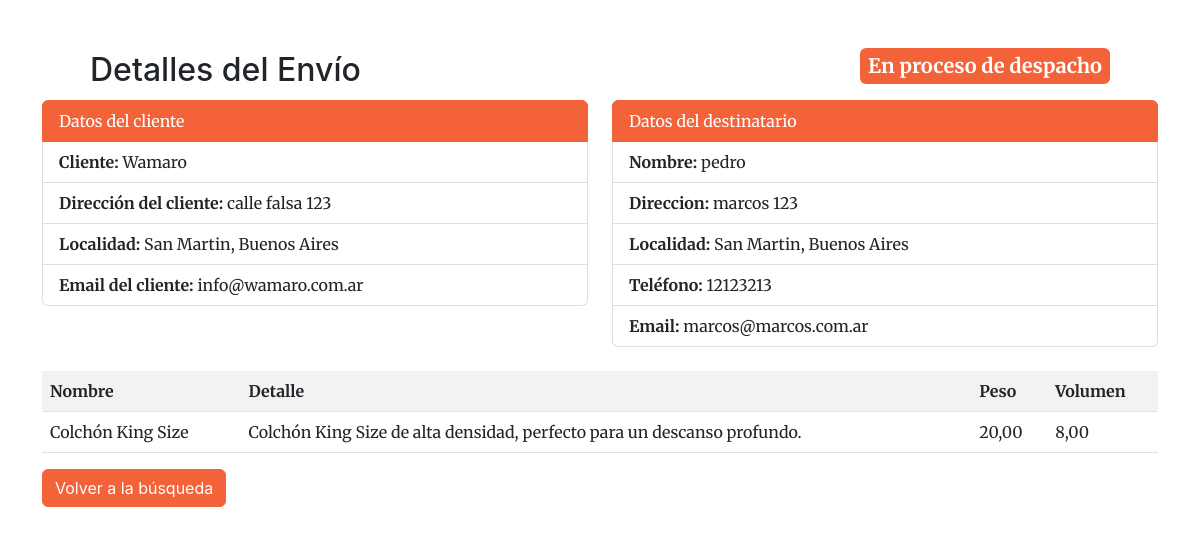
The app's page /envios/detalle_envio/3/, older data.
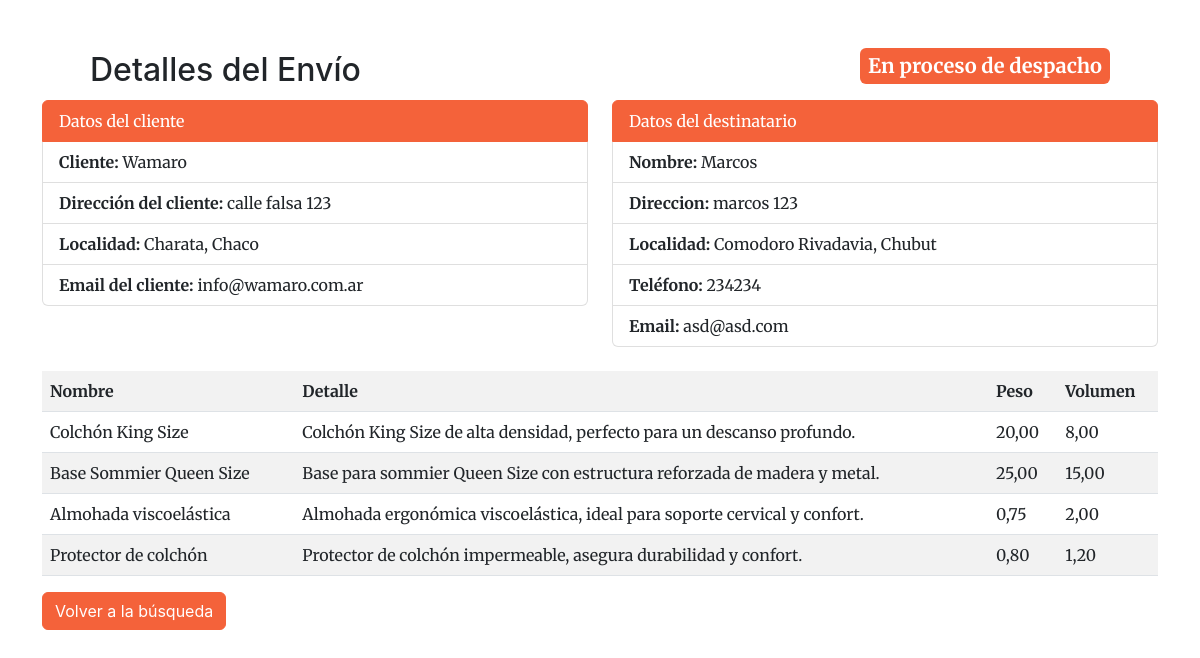
The same page, newer data.
### envios/models.py (models this page shows, shortened)
class Envio(models.Model):
    guia = models.PositiveIntegerField(unique=True, editable=False)
    cliente = models.ForeignKey(Cliente, on_delete=models.CASCADE, related_name='envios')
    productos = models.ManyToManyField(Producto, through='ProductoEnvio')
    destinatario_nombre = models.CharField(max_length=255)
    destinatario_direccion = models.CharField(max_length=255)
    destinatario_telefono = models.CharField(max_length=20)
    destinatario_email = models.EmailField(null=True, blank=True)
    destinatario_localidad = models.ForeignKey(Localidad, on_delete=models.SET_NULL, null=True)
    fecha_creacion = models.DateTimeField(auto_now_add=True)
    anula = models.BooleanField(default=False)
    usuario = models.ForeignKey(User, on_delete=models.SET_NULL, null=True, blank=True, editable=False)
    class Meta:
        verbose_name = 'Envío'
        verbose_name_plural = 'Envios'

### clientes/models.py (models this page shows)
class Cliente(models.Model):
    nombre = models.CharField(max_length=255)
    direccion = models.CharField(max_length=255)
    telefono = models.CharField(max_length=20)
    email = models.EmailField(null=True, blank=True)
    localidad = models.ForeignKey('miscelaneas.Localidad', on_delete=models.SET_NULL, null=True)
    def __str__(self):
        return self.nombre
    class Meta:
        verbose_name = 'Cliente'
        verbose_name_plural = 'Clientes'

### miscelaneas/models.py (models this page shows)
class Localidad(models.Model):
    localidad = models.CharField(max_length=100)
    provincia = models.ForeignKey(Provincia, on_delete=models.CASCADE)
    def __str__(self):
        return f"{self.localidad}, {self.provincia}"
    class Meta:
        verbose_name = 'Localidad'
        verbose_name_plural = 'Localidades'

class Provincia(models.Model):
    nombre = models.CharField(max_length=100)
    def __str__(self):
        return self.nombre

### productos/models.py (models this page shows, shortened)
class Producto(models.Model):
    cliente = models.ForeignKey(Cliente, on_delete=models.CASCADE, related_name='productos')
    nombre = models.CharField(max_length=255)
    descripcion = models.TextField(blank=True, null=True)
    peso = models.DecimalField(max_digits=6, decimal_places=2)
    volumen = models.DecimalField(max_digits=6, decimal_places=2)
    bultos = models.PositiveIntegerField(default=1)
    fecha_ingreso = models.DateTimeField(auto_now_add=True)
    class Meta:
        verbose_name = 'Producto'
        verbose_name_plural = 'Productos'

### tracking/models.py (models this page shows, shortened)
class Tracking(models.Model):
    ESTADOS_ENVIO = [
        ('en_proceso_despacho', 'En proceso de despacho'),
        ('asignado_recorrido', 'Asignado a recorrido'),
        ('en_transito', 'En tránsito'),
        ('entregado', 'Entregado'),
        ('rechazado', 'Rechazado'),
    ]
    envio = models.ForeignKey('envios.Envio', on_delete=models.CASCADE, related_name='tracking')
    estado = models.CharField(max_length=50, choices=ESTADOS_ENVIO, default='en_proceso_despacho')
    detalle = models.CharField(max_length=255, null=True, blank=True)
    fecha_actualizacion = models.DateTimeField(auto_now_add=True)
    usuario = models.ForeignKey(User, on_delete=models.SET_NULL, null=True)
    class Meta:
        verbose_name = 'Tracking'
        verbose_name_plural = 'Trackings'

### envios/views.py (the view)
# urls.py: path('detalle_envio/<int:pk>/', EnvioBuscarDetailView.as_view(), name='detalle_envio'),
class EnvioBuscarDetailView( DetailView):
    model = Envio
    template_name = 'envios/detalle_envio.html'
    context_object_name = 'envio'
    def get_context_data(self, **kwargs):
        context = super().get_context_data(**kwargs)
        productos = self.object.productos.all()
        total_bultos = productos.count()
        total_peso = sum(producto.peso for producto in productos)
        total_volumen = sum(producto.volumen for producto in productos)
        context['productos'] = productos
        context['total_bultos'] = total_bultos
        context['total_peso'] = total_peso
        context['total_volumen'] = total_volumen
        return context

### envios/templates/envios/detalle_envio.html (shortened to what this page needs)
{% extends 'core/base.html' %}
{% load static %}
{% block extra_styles %}
<link href="{% static 'core/css/styles.css' %}" rel="stylesheet" />
{% endblock extra_styles %}
{% block main %}
<div class="container mt-5">
  <div class="d-flex align-items-center justify-content-between px-5">
    <h2>Detalles del Envío</h2>
    <div class="mb-3"><span class="badge fs-5 p-2
        {% if object.tracking.last.estado == 'en_proceso_despacho' %}
            text-bg-primary
        {% elif object.tracking.last.estado == 'asignado_recorrido' %}
            text-bg-info
        {% elif object.tracking.last.estado == 'en_transito' %}
            text-bg-warning
        {% elif object.tracking.last.estado == 'entregado' %}
            text-bg-success
        {% elif object.tracking.last.estado == 'rechazado' %}
            text-bg-danger
        {% endif %}
    ">
        {{ object.tracking.last.get_estado_display }}
      </span>
    </div>
    </div>
    <div>
      <div class="row mb-3">
        <div class="col-12 col-md-6  ">
          <ul class="list-group">
            <li class="list-group-item active" aria-current="true">Datos del cliente</li>
            <li class="list-group-item"><strong>Cliente:</strong> {{envio.cliente | capfirst}}</li>
            <li class="list-group-item"><strong>Dirección del cliente:</strong>
              {{ envio.cliente.direccion }}
            </li>
            <li class="list-group-item"><strong>Localidad: </strong>{{envio.cliente.localidad}} </li>
            <li class="list-group-item"><strong>Email del cliente:</strong>
              {{ envio.cliente.email }}
            </li>
          </ul>
        </div>
        <div class="col-12 col-md-6  ">
          <ul class="list-group">
            <li class="list-group-item active" aria-current="true">Datos del destinatario</li>
            <li class="list-group-item"><strong>Nombre:</strong> {{envio.destinatario_nombre}}</li>
            <li class="list-group-item"><strong>Direccion:</strong> {{envio.destinatario_direccion}}</li>
            <li class="list-group-item"><strong>Localidad: </strong>{{envio.destinatario_localidad}}</li>
            <li class="list-group-item"><strong>Teléfono:</strong> {{envio.destinatario_telefono}}</li>
            <li class="list-group-item"><strong>Email:</strong> {{envio.destinatario_email}}</li>
          </ul>
        </div>
      </div>
    </div>
    <div class="mt-4">
      <table class="table table-striped table-hover">
        <tr>
          <th>Nombre</th>
          <th>Detalle</th>
          <th>Peso</th>
          <th>Volumen</th>
        </tr>
        {% for producto in envio.productos.all %}
        <tr>
          <td>
            {{ producto.nombre }}
          </td>
          <td>
            {{ producto.descripcion }}
          </td>
          <td>
            {{ producto.peso }}
          </td>
          <td>
            {{ producto.volumen }}
          </td>
        </tr>
        {% empty %}
        <tr>
          <td colspan="3">No hay productos en este envío.</td>
        </tr>
        {% endfor %}
      </table>
    </div>
    <a href="{% url 'core:index' %}" class="btn btn-primary">Volver a la búsqueda</a>
  </div>
  {% endblock main %}

Row changes from the older to the newer data that the page shows:
changed Envio "marcos 123": cliente.localidad "San Martin, Buenos Aires" → "Charata, Chaco"; destinatario_nombre "pedro" → "Marcos"; destinatario_localidad "San Martin, Buenos Aires" → "Comodoro Rivadavia, Chubut"; destinatario_telefono "12123213" → "234234"; destinatario_email "marcos@marcos.com.ar" → "asd@asd.com"
now on this page (row edited): Producto: nombre "Base Sommier Queen Size", descripcion "Base para sommier Queen Size con estructura reforzada de madera y metal.", peso "25,00", volumen "15,00"
now on this page (row edited): Producto: nombre "Almohada viscoelástica", descripcion "Almohada ergonómica viscoelástica, ideal para soporte cervical y confort.", peso "0,75", volumen "2,00"
now on this page (row edited): Producto: nombre "Protector de colchón", descripcion "Protector de colchón impermeable, asegura durabilidad y confort.", peso "0,80", volumen "1,20"
